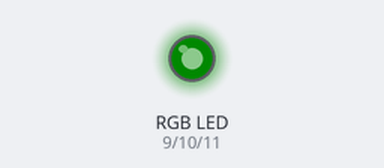
A program run on a simulated Raspberry Pi (BCM pin numbers). Shown: an RGB LED mixed from three pins (HIGH = lit). Dim RGB values are drawn brighter than linear.

Above: at 0.05 s.
At 0.6 s:
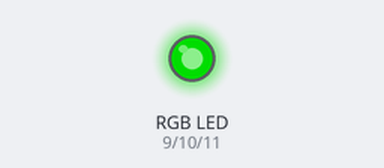
At 1.05 s:
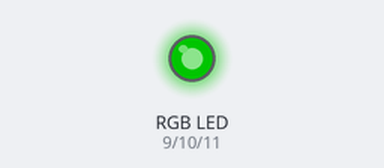
At 2.05 s:
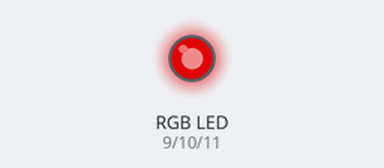
At 3.25 s:
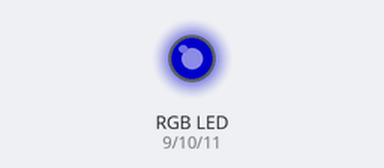
At 4.05 s:
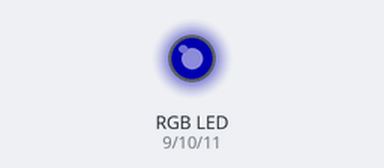
Timing chart, 0 to 5.5 s (numbered marks = the images above):
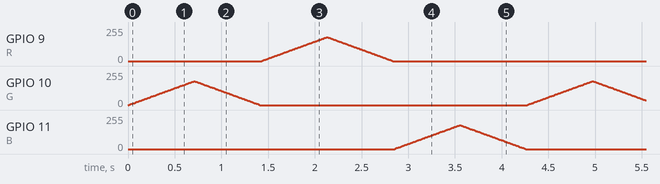

The program:

3._Breathing_light_2.py
```python
#!/usr/bin/env python2
# -*- coding: utf-8 -*-
"""
Created on Fri Jan 11 06:28:07 2019

@author: pi
"""
import RPi.GPIO as GPIO
import time

R,G,B=9,10,11
buzzer=16
GPIO.setmode(GPIO.BCM)
GPIO.setup(R, GPIO.OUT)
GPIO.setup(G, GPIO.OUT)
GPIO.setup(B, GPIO.OUT)

pwmR = GPIO.PWM(R, 70)
pwmG = GPIO.PWM(G, 70)
pwmB = GPIO.PWM(B, 70)
pwmR.start(0)
pwmG.start(0)
pwmB.start(0)

try:
	t = 0.01
	while True:

            for i in range(0,71):
                pwmG.ChangeDutyCycle(i)
                time.sleep(t)
            for i in range(70,-1,-1):
                pwmG.ChangeDutyCycle(i)
                time.sleep(t)
            for i in range(0,71):
                pwmR.ChangeDutyCycle(i)
                time.sleep(t)
            for i in range(70,-1,-1):
                pwmR.ChangeDutyCycle(i)
                time.sleep(t)
            for i in range(0,71):
                pwmB.ChangeDutyCycle(i)
                time.sleep(t)
            for i in range(70,-1,-1):
                pwmB.ChangeDutyCycle(i)
                time.sleep(t)
except KeyboardInterrupt:
	pass
pwmR.stop()
pwmG.stop()
pwmB.stop()
GPIO.cleanup()
```
